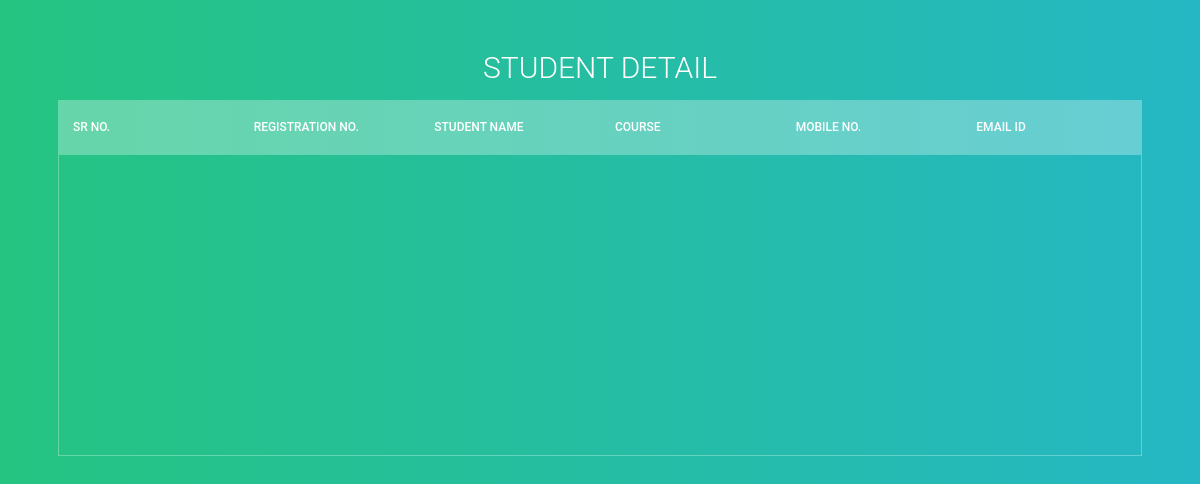
The app's page /xyz, older data.
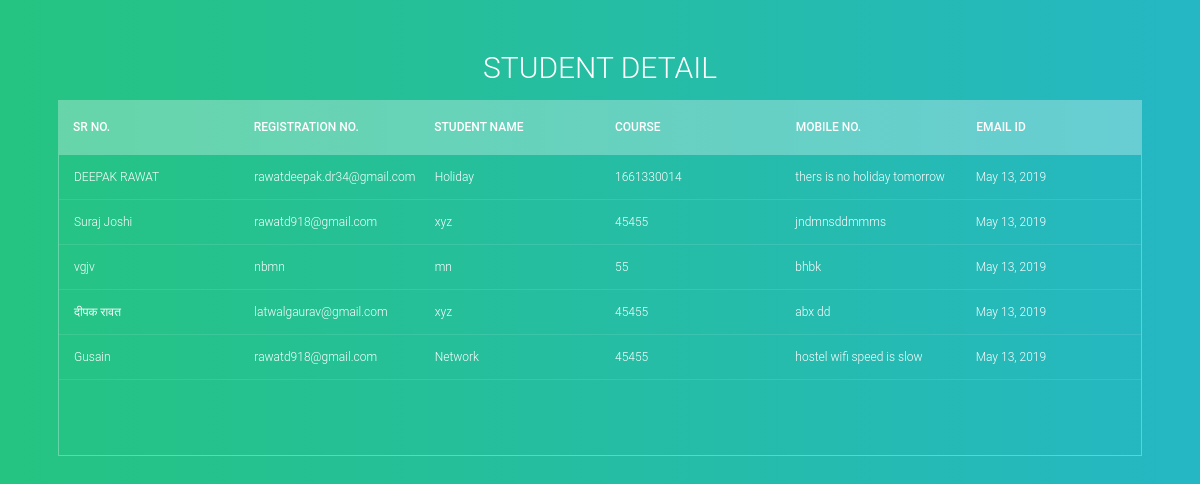
The same page, newer data.
### account/models.py (models this page shows)
class Complain(models.Model):
    student_name=models.CharField(max_length=255)
    email = models.CharField(max_length=255)
    subject=models.CharField(max_length=100)
    roll_no = models.IntegerField()
    body=models.TextField()
    date=models.DateField()

### account/views.py (the view)
# urls.py: url("xyz",views.xyz,name="xyz"),
def xyz(request):
    b=Complain.objects.all()
    print("hello")
    print(b)
    x=0
    for i in b:
        x=x+1
    print(x)
    return render(request, 'sign/complainResult.html',{"key":b})

### account/templates/sign/complainResult.html (shortened to what this page needs)
<!DOCTYPE html>
{% load staticfiles %}
<html >
<head>
  <link rel="stylesheet" href="https://cdnjs.cloudflare.com/ajax/libs/meyer-reset/2.0/reset.min.css">
      <link rel="stylesheet" href="{% static 'background/SearchResult/css/style.css'%}">
</head>
<body>
  <section>
  <h1>Student Detail</h1>
  <div class="tbl-header">
    <table cellpadding="0" cellspacing="0" border="0">
      <thead>
        <tr>
          <th>Sr No.</th>
          <th>Registration No.</th>
          <th>Student Name</th>
          <th>Course</th>
          <th>Mobile No.</th>
          <th>Email Id</th>
        </tr>
      </thead>
    </table>
  </div>
  <div class="tbl-content">
    <table cellpadding="0" cellspacing="0" border="0">
      <tbody>
      {% for i in key %}
       <tr>
          <td>{{i.student_name}}</td>
          <td>{{i.email}}</td>
          <td>{{i.subject}}</td>
          <td>{{i.roll_no}}</td>
          <td>{{i.body}}</td>
         <td>{{i.date}}</td>
           </tr>
      {% endfor %}
      </tbody>
    </table>
  </div>
</section>
</body>
</html>

### account/static/background/SearchResult/css/style.css (style rules this page uses)
h1 { font-size: 30px; color: #fff; text-transform: uppercase; font-weight: 300; text-align: center; margin-bottom: 15px; }
table { width:100%; table-layout: fixed; }
.tbl-header { background-color: rgba(255,255,255,0.3); }
.tbl-content { height:300px; overflow-x:auto; margin-top: 0px; border: 1px solid rgba(255,255,255,0.3); }
th { padding: 20px 15px; text-align: left; font-weight: 500; font-size: 12px; color: #fff; text-transform: uppercase; }
td { padding: 15px; text-align: left; vertical-align:middle; font-weight: 300; font-size: 12px; color: #fff; border-bottom: solid 1px rgba(255,255,255,0.1); }
body { background: -webkit-linear-gradient(left, #25c481, #25b7c4); background: linear-gradient(to right, #25c481, #25b7c4); font-family: 'Roboto', sans-serif; }
section { margin: 50px; }

Row changes from the older to the newer data that the page shows:
added Complain: student_name "DEEPAK RAWAT", email "rawatdeepak.dr34@gmail.com", subject "Holiday", roll_no "1661330014", body "thers is no holiday tomorrow", date "May 13, 2019"
added Complain: student_name "Suraj Joshi", email "rawatd918@gmail.com", subject "xyz", roll_no "45455", body "jndmnsddmmms", date "May 13, 2019"
added Complain: student_name "vgjv", email "nbmn", subject "mn", roll_no "55", body "bhbk", date "May 13, 2019"
added Complain: student_name "दीपक रावत", email "latwalgaurav@gmail.com", subject "xyz", roll_no "45455", body "abx dd", date "May 13, 2019"
added Complain: student_name "Gusain", email "rawatd918@gmail.com", subject "Network", roll_no "45455", body "hostel wifi speed is slow", date "May 13, 2019"
